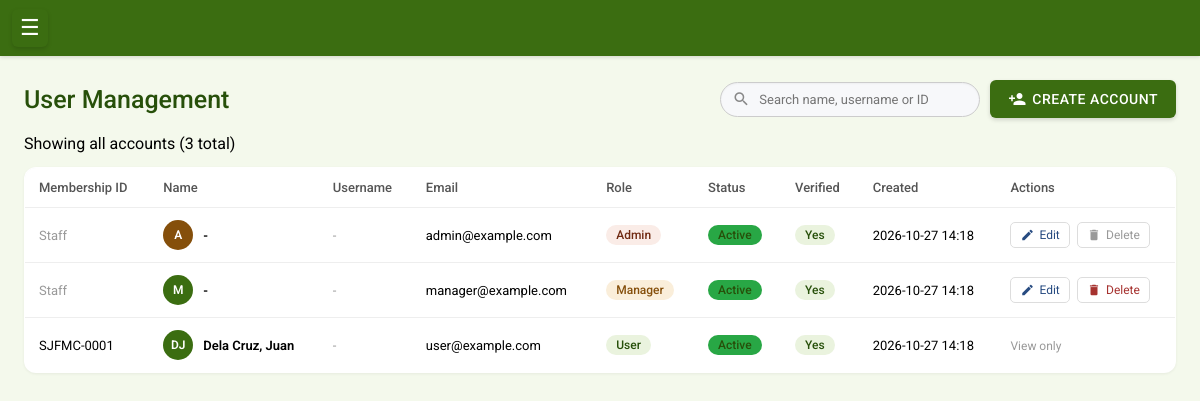
The page /app/admin/user-management/user-management.php (signed in) on the database its author committed.
### tables this page shows
CREATE TABLE users (
    id INT AUTO_INCREMENT PRIMARY KEY,
    member_id INT NULL UNIQUE,
    email VARCHAR(255) UNIQUE NOT NULL,
    password VARCHAR(255) NOT NULL,
    role ENUM('admin', 'manager', 'user') DEFAULT 'user',
    account_status ENUM('Active', 'Inactive') DEFAULT 'Active',

     
    is_verified TINYINT(1) DEFAULT 0,
    verification_token VARCHAR(64),
    email_verification_expires DATETIME NULL,

    created_at TIMESTAMP DEFAULT CURRENT_TIMESTAMP,
    updated_at TIMESTAMP DEFAULT CURRENT_TIMESTAMP ON UPDATE CURRENT_TIMESTAMP,

    FOREIGN KEY (member_id) REFERENCES members(id) ON DELETE SET NULL
);

CREATE TABLE members (
    id INT AUTO_INCREMENT PRIMARY KEY,
    membership_id VARCHAR(20) UNIQUE NOT NULL,
    last_name VARCHAR(100) NOT NULL,
    first_name VARCHAR(100) NOT NULL,
    middle_name VARCHAR(100) NULL,
    gender ENUM('Male', 'Female') NOT NULL,
    address VARCHAR(255) NOT NULL,
    contact_number VARCHAR(20) NOT NULL,
    membership_type ENUM('Regular', 'Associate') NOT NULL,
    date_joined DATE NOT NULL,

     
    farmer_type ENUM('Livestock', 'Crops', 'Both') NULL,
    livestock_details VARCHAR(255) NULL,
    crops_details VARCHAR(255) NULL,

    created_at TIMESTAMP DEFAULT CURRENT_TIMESTAMP,
    updated_at TIMESTAMP DEFAULT CURRENT_TIMESTAMP ON UPDATE CURRENT_TIMESTAMP
);

### app/admin/user-management/user-management.php (the view, shortened to what this page needs)
<?php
require_once '../../../config/config.php';
require_once '../../../config/functions.php';
$currentRole = $_SESSION['role'];
$currentUserId = $_SESSION['user_id'];
$pageTitle = 'User Management';
$umAvatarColors = ['#0C447C', '#3B6D11', '#712B13', '#534AB7', '#993556', '#854F0B'];
function umAvatarColor($seed, $colors) {
    $hash = crc32((string)$seed);
    return $colors[$hash % count($colors)];
}
function umInitials($name) {
    $parts = array_filter(array_map('trim', explode(',', $name)));
    $letters = array_map(function($p) { return mb_strtoupper(mb_substr($p, 0, 1)); }, $parts);
    return implode('', array_slice($letters, 0, 2));
}
$baseSelect = "SELECT u.id, u.username, u.email, u.role, u.account_status, u.is_verified, u.created_at,
                      m.membership_id, m.last_name, m.first_name, m.middle_name
               FROM users u
               LEFT JOIN members m ON u.member_id = m.id";
$stmt = $pdo->prepare("$baseSelect WHERE u.role IN ('admin', 'manager', 'user') ORDER BY
    CASE u.role
        WHEN 'admin' THEN 1
        WHEN 'manager' THEN 2
        WHEN 'user' THEN 3
    END, u.created_at DESC");
$stmt->execute();
$users = $stmt->fetchAll(PDO::FETCH_ASSOC);
renderHeader($pageTitle);
?>
<div class="um-header">
    <h1><?php echo htmlspecialchars($pageTitle); ?></h1>
    <div class="um-header-actions">
        <div id="um-search-wrap">
            <input type="text" id="umSearchInput" placeholder="Search name, username or ID" autocomplete="off">
        </div>
        <button type="button" id="openCreateBtn" onclick="openCreateModal()">
            <span class="material-icons" style="font-size: 18px;">person_add</span>
            Create account
        </button>
    </div>
</div>
<div class="um-toolbar">
    <p>Showing all accounts (<span id="umVisibleCount"><?php echo count($users); ?></span> total)</p>
</div>
<table id="umTable">
    <thead>
        <tr>
            <th>Membership ID</th>
            <th>Name</th>
            <th>Username</th>
            <th>Email</th>
            <th>Role</th>
            <th>Status</th>
            <th>Verified</th>
            <th>Created</th>
            <th>Actions</th>
        </tr>
    </thead>
    <tbody>
        <?php foreach ($users as $user): ?>
        <?php
            $rowName = $user['last_name'] ? ($user['last_name'] . ', ' . $user['first_name']) : '-';
            $rowUsername = $user['username'] ?? '';
            $rowSearchText = strtolower($rowName . ' ' . $user['membership_id'] . ' ' . $rowUsername . ' ' . $user['email']);
            $canEditThisUser = canEditUser($currentRole, $currentUserId, $user['role'], $user['id']);
            $canChangeThisUserRole = canChangeRole($currentRole, $currentUserId, $user['id']);
            $canDeleteThisUser = canDeleteUser($currentRole, $currentUserId, $user['role'], $user['id']);
        ?>
        <tr data-search="<?php echo htmlspecialchars($rowSearchText); ?>">
            <td><?php echo $user['membership_id'] ? htmlspecialchars($user['membership_id']) : '<span style="color:#999;">Staff</span>'; ?></td>
            <td>
                <div style="display: flex; align-items: center; gap: 10px;">
                    <div style="width: 30px; height: 30px; border-radius: 50%; display: flex; align-items: center; justify-content: center; font-size: 12px; font-weight: 600; color: #fff; flex-shrink: 0; background: <?php echo umAvatarColor($user['id'], $umAvatarColors); ?>;">
                        <?php echo htmlspecialchars(umInitials($rowName !== '-' ? $rowName : $user['email'])); ?>
                    </div>
                    <p style="margin: 0; font-weight: 600;"><?php echo htmlspecialchars($rowName); ?></p>
                </div>
            </td>
            <td><?php echo $rowUsername !== '' ? htmlspecialchars($rowUsername) : '<span style="color:#999;">-</span>'; ?></td>
            <td><?php echo htmlspecialchars($user['email']); ?></td>
            <td>
                <span class="badge badge-<?php echo $user['role']; ?>">
                    <?php echo ucfirst($user['role']); ?>
                </span>
            </td>
            <td>
                <span class="badge" style="background: <?php echo $user['account_status'] === 'Active' ? '#28a745' : '#6c757d'; ?>;">
                    <?php echo htmlspecialchars($user['account_status']); ?>
                </span>
            </td>
            <td>
                <span class="badge badge-<?php echo $user['is_verified'] ? 'verified' : 'unverified'; ?>">
                    <?php echo $user['is_verified'] ? 'Yes' : 'No'; ?>
                </span>
            </td>
            <td><?php echo date('Y-m-d H:i', strtotime($user['created_at'])); ?></td>
            <td style="white-space: nowrap;">
                <?php if ($canEditThisUser): ?>
                    <a href="#"
                         onclick="openEditUserModal(<?php echo $user['id']; ?>, <?php echo htmlspecialchars(json_encode($rowUsername), ENT_QUOTES); ?>, <?php echo htmlspecialchars(json_encode($user['email']), ENT_QUOTES); ?>, <?php echo htmlspecialchars(json_encode($user['role']), ENT_QUOTES); ?>, <?php echo htmlspecialchars(json_encode($user['account_status']), ENT_QUOTES); ?>, <?php echo $canChangeThisUserRole ? 'true' : 'false'; ?>); return false;"
                         style="display:inline-flex !important; align-items:center !important; gap:5px !important; padding:5px 9px !important; font-size:12px !important; border-radius:5px !important; background:#fff !important; border:1px solid #ddd !important; color:#274b81 !important; text-decoration:none !important; margin-right:4px !important; cursor:pointer;">
                        <span class="material-icons" style="font-size:14px !important;">edit</span>Edit
                    </a>
                <?php endif; ?>
                <?php if ($canDeleteThisUser): ?>
                    <a href="#"
                         onclick="openDeleteUserModal(<?php echo $user['id']; ?>, <?php echo htmlspecialchars(json_encode($rowUsername !== '' ? $rowUsername : $user['email']), ENT_QUOTES); ?>, <?php echo htmlspecialchars(json_encode($user['email']), ENT_QUOTES); ?>, <?php echo htmlspecialchars(json_encode($user['role']), ENT_QUOTES); ?>); return false;"
                         style="display:inline-flex !important; align-items:center !important; gap:5px !important; padding:5px 9px !important; font-size:12px !important; border-radius:5px !important; background:#fff !important; border:1px solid #ddd !important; color:#a6322f !important; text-decoration:none !important; cursor:pointer;">
                        <span class="material-icons" style="font-size:14px !important;">delete</span>Delete
                    </a>
                <?php elseif ($user['id'] == $currentUserId): ?>
                    <span title="You cannot delete your own account"
                          style="display:inline-flex !important; align-items:center !important; gap:5px !important; padding:5px 9px !important; font-size:12px !important; border-radius:5px !important; background:#fff !important; border:1px solid #ddd !important; color:#999 !important;">
                        <span class="material-icons" style="font-size:14px !important;">delete</span>Delete
                    </span>
                <?php endif; ?>
                <?php if ($user['role'] === 'user'): ?>
                    <span style="color:#999; font-size:12px;">View only</span>
                <?php endif; ?>
            </td>
        </tr>
        <?php endforeach; ?>
    </tbody>
</table>
<?php renderFooter(); ?>

### config/functions.php (shortened to what this page needs)
<?php
function canEditUser($currentRole, $currentUserId, $targetRole, $targetUserId) {
    if ($targetUserId == $currentUserId) {
        return true;
    }
    if ($currentRole === 'admin') {
        return in_array($targetRole, ['admin', 'manager']);
    }
    return false;
}
function canDeleteUser($currentRole, $currentUserId, $targetRole, $targetUserId) {
    if ($targetUserId == $currentUserId) {
        return false;
    }
    if ($currentRole === 'admin') {
        return in_array($targetRole, ['admin', 'manager']);
    }
    return false;
}
function canChangeRole($currentRole, $currentUserId, $targetUserId) {
    if ($targetUserId == $currentUserId) {
        return false;
    }
    return $currentRole === 'admin';
}
function renderHeader($title) {
    $currentRole = $_SESSION['role'] ?? 'guest';
    $isLoggedIn = isset($_SESSION['user_id']);
    ?>
    <!DOCTYPE html>
    <html lang="en">
    <head>
        <link rel="stylesheet" href="http://localhost/coop-system/assets/css/style.css">
    </head>
    <body>
        <?php if ($isLoggedIn): ?>
            <div class="box">
                <div class="app-bar" id="appBar">
                    <div class="toolbar">
                        <button class="icon-button" id="openBtn" aria-label="open drawer">&#9776;</button>
                    </div>
                </div>
                <div class="main" id="main">
                    <div class="drawer-header-spacer"></div>
                    <div class="container">
        <?php else: ?>
            <div class="auth-wrapper">
                <div class="auth-box">
        <?php endif; ?>
    <?php
}
function renderFooter() {
    $isLoggedIn = isset($_SESSION['user_id']);
    ?>
        <?php if ($isLoggedIn): ?>
                </div>
            </div>
            </div>
        <?php else: ?>
                </div>
            </div>
        <?php endif; ?>
    </body>
    </html>
    <?php
}
?>

### assets/css/style.css (style rules this page uses)
* { margin: 0; padding: 0; box-sizing: border-box; }
body { font-family: 'Roboto', Arial, sans-serif; background: #F4F9EC; display: flex; min-height: 100vh; overflow-x: hidden; }
.container { flex: 1; padding: 30px; max-width: 1400px; width: 100%; }
h1 { color: #27500A; margin-bottom: 20px; font-weight: 500; font-size: 25px; }
input[type="text"], input[type="email"], input[type="password"], input[type="date"], select, textarea { width: 100%; padding: 12px; border: 1px solid #C0DD97; border-radius: 6px; font-size: 14px; font-family: 'Roboto', Arial, sans-serif; background: #F4F9EC; transition: border-color 0.2s; }
button { background: #639922; color: white; padding: 10px 24px; border: none; border-radius: 6px; cursor: pointer; font-size: 14px; font-weight: 500; font-family: 'Roboto', Arial, sans-serif; text-transform: uppercase; letter-spacing: 0.5px; box-shadow: 0 2px 4px rgba(0, 0, 0, 0.15); transition: background 0.2s, box-shadow 0.2s; width: 100%; }
table { width: 100%; border-collapse: collapse; background: rgb(255, 255, 255); }
th, td { text-align: left; padding: 10px 12px; font-size: 14px; }
th { background: #ffffff; color: #000000; font-weight: 500; }
a { color: #3B6D11; text-decoration: none; }
.badge { display: inline-block; padding: 3px 10px; border-radius: 12px; font-size: 12px; font-weight: 500; background: #EAF3DE; color: #27500A; }
.badge-admin { background: #FAECE7; color: #712B13; }
.badge-manager { background: #FAEEDA; color: #854F0B; }
.badge-user { background: #EAF3DE; color: #27500A; }
.badge-verified { background: #EAF3DE; color: #27500A; }

### app/admin/user-management/user-management.php (style rules this page uses)
.um-header { display: flex; justify-content: space-between; align-items: center; gap: 12px; margin-bottom: 16px; flex-wrap: wrap; }
.um-header h1 { margin: 0; }
.um-header-actions { display: flex; gap: 10px; align-items: center; flex-wrap: wrap; }
#openCreateBtn { display: inline-flex !important; align-items: center !important; gap: 6px !important; width: auto !important; flex: none !important; background: #3B6D11 !important; color: #fff !important; border: none !important; padding: 10px 18px !important; border-radius: 6px !important; font-size: 14px !important; cursor: pointer; white-space: nowrap; }
.um-toolbar { margin-bottom: 14px; }
.um-toolbar p { margin: 0; }
#um-search-wrap { position: relative; width: 260px; max-width: 100%; flex: none; }
#umSearchInput { width: 100% !important; box-sizing: border-box !important; padding: 9px 14px 9px 38px !important; border-radius: 24px !important; border: 1px solid #ccc !important; background: #f7f8fa !important; font-size: 13px; box-shadow: inset 0 1px 2px rgba(0,0,0,0.04); transition: border-color 0.15s ease, box-shadow 0.15s ease; }
#umTable { width: 100%; border-collapse: collapse; border: 1px solid #e0e0e0; border-radius: 12px; overflow: hidden; box-shadow: 0 1px 3px rgba(0, 0, 0, 0.06); }
#umTable thead tr { background: #f5f6f8; text-align: left; }
#umTable th { padding: 12px 14px; font-size: 13px; color: #555; }
#umTable td { padding: 12px 14px; font-size: 13px; }
#umTable tbody tr { border-top: 1px solid #eee; }

### rows shown on the page
users: shows "Staff", email "A", rowName "-", email "admin@example.com", role "Admin", account_status "Active", is_verified "Yes", created_at "2026-10-27 14:18", shows "Delete"
users: shows "Staff", email "M", rowName "-", email "manager@example.com", role "Manager", account_status "Active", is_verified "Yes", created_at "2026-10-27 14:18"
users: member.membership_id "SJFMC-0001", member.first_name "DJ", member.first_name "Dela Cruz, Juan", email "user@example.com", role "User", account_status "Active", is_verified "Yes", created_at "2026-10-27 14:18", shows "View only"

### other values the page prints
$pageTitle "User Management"
count($users) "3"
